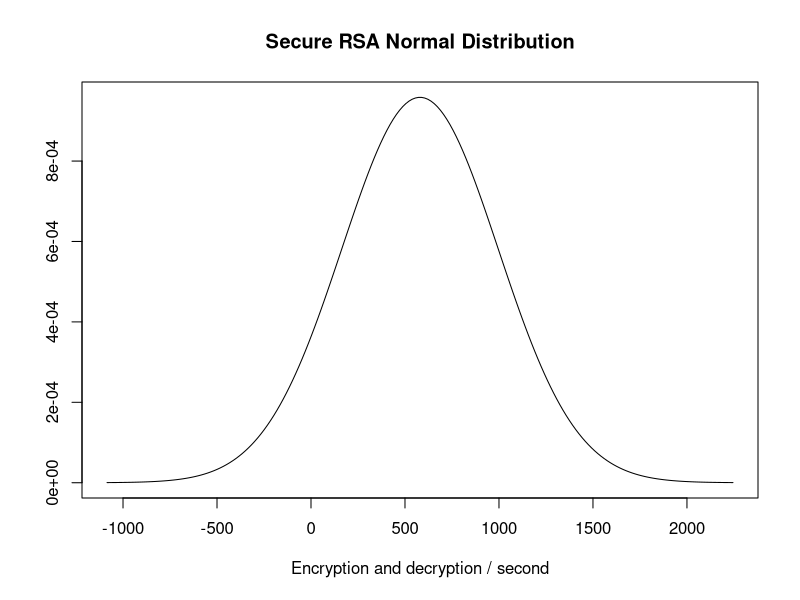

Source code (R):
mean=579.8759425;
sd=416.2212605;
x=seq(mean-4*sd, mean+4*sd, length=200);
y=dnorm(x, mean=mean, sd=sd);
plot(x, y, type="l", xlab="Encryption and decryption / second", ylab="");
title("Secure RSA Normal Distribution");
dev.copy(jpeg,filename="plotRandomNumber.jpg");
dev.off ();